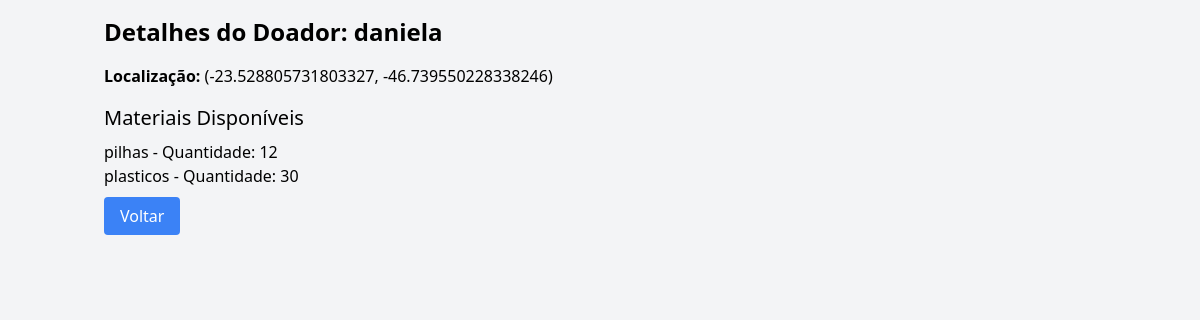
The page /doador_details/5/3 (signed in) on the database its author committed.
### tables this page shows
CREATE TABLE users (
                    id INTEGER PRIMARY KEY AUTOINCREMENT,
                    username TEXT UNIQUE NOT NULL,
                    password TEXT NOT NULL,
                    role TEXT NOT NULL,
                    latitude REAL,
                    longitude REAL);

CREATE TABLE materials (
                    id INTEGER PRIMARY KEY AUTOINCREMENT,
                    user_id INTEGER,
                    material_type TEXT NOT NULL,
                    quantity INTEGER NOT NULL,
                    FOREIGN KEY (user_id) REFERENCES users (id));

### app.py (the view)
@app.route('/doador_details/<int:user_id>/<int:doador_id>')
def doador_details(user_id, doador_id):
    if 'user_id' not in session or session['user_id'] != user_id:
        flash('Por favor, faça login para visualizar detalhes.', 'error')
        return redirect(url_for('login'))
    conn = sqlite3.connect('recyclable_platform.db')
    c = conn.cursor()
    c.execute('SELECT role FROM users WHERE id = ?', (user_id,))
    user = c.fetchone()
    if user[0] != 'coletor':
        flash('Apenas coletores podem visualizar detalhes de doadores.', 'error')
        conn.close()
        return redirect(url_for('dashboard', user_id=user_id))
    c.execute('SELECT username, latitude, longitude FROM users WHERE id = ?', (doador_id,))
    doador = c.fetchone()
    if not doador:
        flash('Doador não encontrado.', 'error')
        conn.close()
        return redirect(url_for('dashboard', user_id=user_id))
    c.execute('SELECT material_type, quantity FROM materials WHERE user_id = ?', (doador_id,))
    materiais = c.fetchall()
    conn.close()
    return render_template('doador_details.html', doador=doador, materiais=materiais, user_id=user_id)

### templates/doador_details.html (shortened to what this page needs)
<!DOCTYPE html>
<html>
<head>
    <link href="https://cdn.jsdelivr.net/npm/tailwindcss@2.2.19/dist/tailwind.min.css" rel="stylesheet">
</head>
<body class="bg-gray-100">
    <div class="container mx-auto p-4">
        <h1 class="text-2xl font-bold mb-4">Detalhes do Doador: {{ doador[0] }}</h1>
        <p><strong>Localização:</strong> ({{ doador[1] }}, {{ doador[2] }})</p>
        <h2 class="text-xl mb-2 mt-4">Materiais Disponíveis</h2>
        {% if materiais %}
            <ul class="mb-4">
                {% for material in materiais %}
                    <li>{{ material[0] }} - Quantidade: {{ material[1] }}</li>
                {% endfor %}
            </ul>
        {% else %}
            <p>Nenhum material disponível.</p>
        {% endif %}
        <a href="{{ url_for('dashboard', user_id=user_id) }}" class="bg-blue-500 text-white px-4 py-2 rounded">Voltar</a>
    </div>
</body>
</html>

### rows shown on the page
users: username "daniela", latitude "-23.528805731803327", longitude "-46.739550228338246"
materials: material_type "pilhas", quantity "12"
materials: material_type "plasticos", quantity "30"
